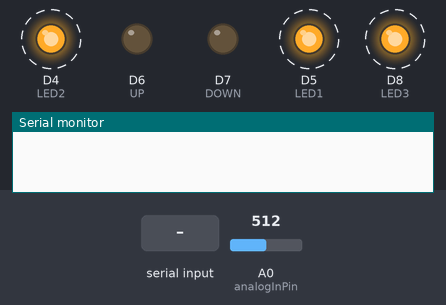
A sketch run on a simulated ESP8266 (NodeMCU). Shown: output pins drawn as LEDs (lit = HIGH), the last lines printed to the serial monitor. Dashed ring = blinking. The test bench sets the inputs (shaded band); at power-on: A0 (analogInPin) = 512.

Above: at 1.2 s.
1.3 s: "u" received over Serial
At 3.6 s:
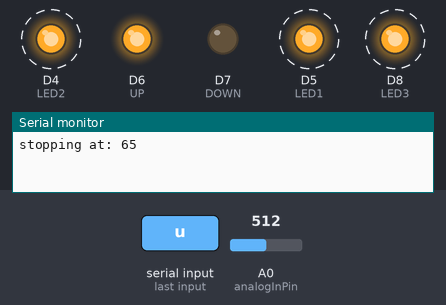
4.3 s: "d" received over Serial
At 5.8 s:
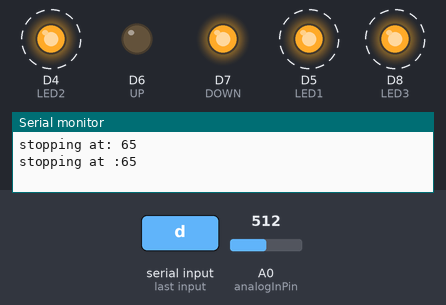
Timing chart, 0 to 13.3 s (numbered marks = the images above; inputs shaded):
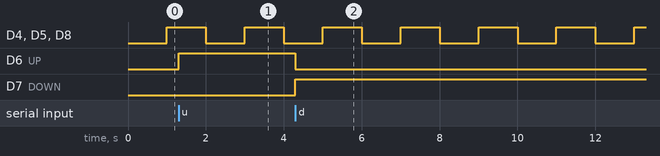

Measured:
- after the input at 1.3 s, D6 (UP): LOW → HIGH at once
- after the input at 4.3 s, D6 (UP): HIGH → LOW at once; D7 (DOWN): LOW → HIGH at once
- by itself, D4 (LED2), D5 (LED1), D8 (LED3): alternates HIGH for 1.0 s and LOW for 1.0 s

The sketch:

encoderTest.ino
```cpp
#include <HCSR04.h>
#define UP D6
#define DOWN D7
#define LED1 D5
#define LED2 D4
#define LED3 D8

const int analogInPin = A0;  // Analog input pin that the potentiometer is attached to

int sensorValue = 0;        // value read from the pot
bool wasLow = false;

int ticks = 0;
int tickStop = 0;

int ledState = LOW;

unsigned long previousMillis = 0;


void setup() {
  // initialize serial communications at 9600 bps:
  Serial.begin(9600);
  pinMode(UP, OUTPUT);
  pinMode(DOWN, OUTPUT);
  pinMode(LED1, OUTPUT);
  pinMode(LED2, OUTPUT);
  pinMode(LED3, OUTPUT);

}

void loop() {
  sensorValue = analogRead(analogInPin);

  //Serial.print("sensor = ");
  //Serial.println(sensorValue);
  if (sensorValue > 500 && wasLow == true) {
    wasLow = false;
    ticks++;
    Serial.print("ticks = ");
    Serial.println(ticks);
  } else if (sensorValue < 500 && wasLow == false) {
    wasLow = true;
  }

  while (Serial.available() > 0)
  {

    //Read the next available byte in the serial receive buffer
    char inByte = Serial.read();
    if (inByte == 'u') {
      tickStop = ticks + 65;
      Forward();
      Serial.print("stopping at: ");
      Serial.println(tickStop);
    } else if (inByte == 'd') {
      tickStop = ticks + 65;
      Backward();
      Serial.print("stopping at :");
      Serial.println(tickStop);
    }
  }

  if (tickStop < ticks) {
    Brake();
    delay(10);
    Stop();
  }


  unsigned long currentMillis = millis();

  if (currentMillis - previousMillis >= 1000) {
    // save the last time you blinked the LED
    previousMillis = currentMillis;

    // if the LED is off turn it on and vice-versa:
    if (ledState == LOW) {
      ledState = HIGH;
    } else {
      ledState = LOW;
    }

    // set the LED with the ledState of the variable:
    digitalWrite(LED1, ledState);
    digitalWrite(LED2, ledState);
    digitalWrite(LED3, ledState);
  }


}

void Forward() {
  digitalWrite(UP, HIGH);
  digitalWrite(DOWN, LOW);
}
void Backward() {
  digitalWrite(UP, LOW);
  digitalWrite(DOWN, HIGH);
}
void Brake() {
  digitalWrite(UP, HIGH);
  digitalWrite(DOWN, HIGH);
}
void Stop() {
  digitalWrite(UP, LOW);
  digitalWrite(DOWN, LOW);
}
```
